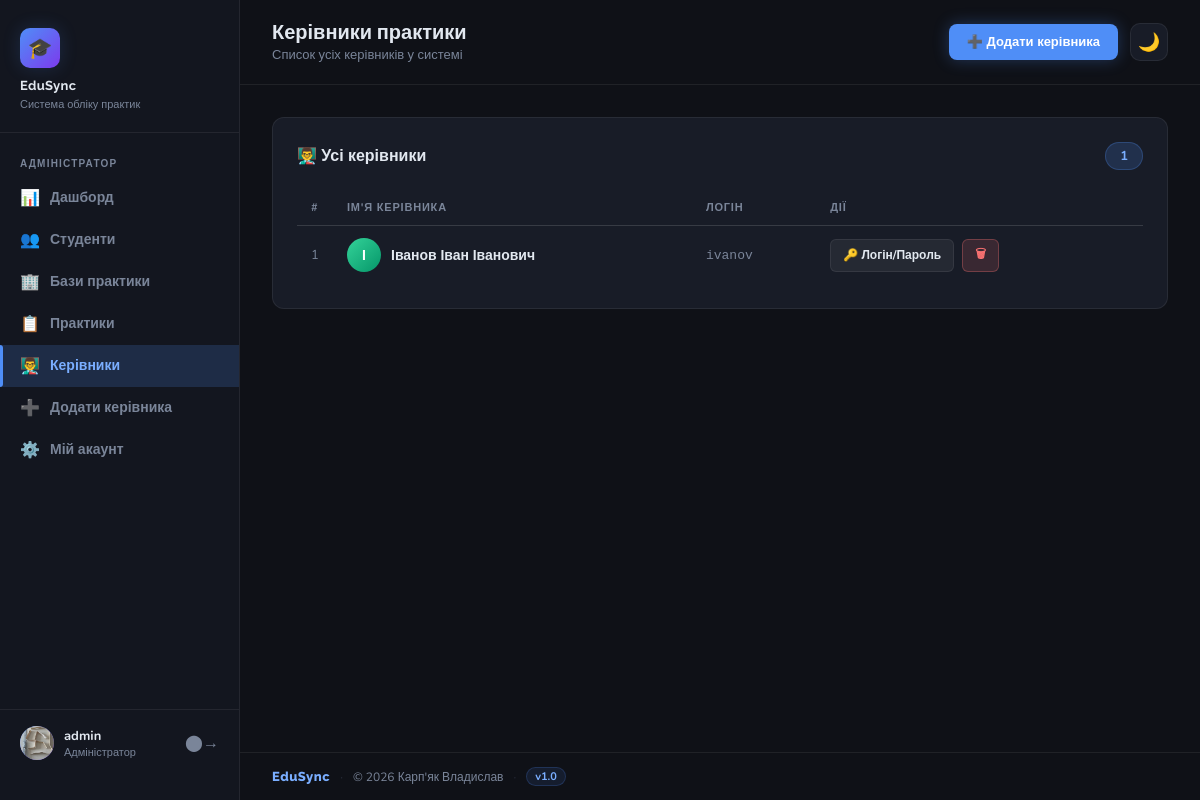
The page /admin/teachers (signed in) on the database its author committed.
### tables this page shows
CREATE TABLE teachers (
            id          INTEGER PRIMARY KEY AUTOINCREMENT,
            full_name   TEXT NOT NULL,
            user_id     INTEGER UNIQUE NOT NULL,
            FOREIGN KEY (user_id) REFERENCES users (id) ON DELETE CASCADE
        );

CREATE TABLE users (
            id               INTEGER PRIMARY KEY AUTOINCREMENT,
            login            TEXT UNIQUE NOT NULL,
            password_hash    TEXT NOT NULL,
            role             TEXT NOT NULL CHECK(role IN ('admin', 'teacher', 'student')),
            created_at       TIMESTAMP DEFAULT CURRENT_TIMESTAMP
        , avatar TEXT);

### app.py (the view)
@app.route('/admin/teachers')
@admin_required
def admin_teachers():
    teachers = get_all_teachers_with_logins()
    return render_template('admin/teachers.html', teachers=teachers)

### auth.py (called while the page is built)
def get_current_user_role():
    return session.get('user_role')

def is_logged_in():
    return 'user_id' in session

def admin_required(f):
    @wraps(f)
    def decorated_function(*args, **kwargs):
        if not is_logged_in():
            flash('Будь ласка, увійдіть у систему.', 'warning')
            return redirect(url_for('login'))
        if get_current_user_role() != 'admin':
            flash('У вас немає доступу до цієї сторінки.', 'danger')
            return redirect(url_for('dashboard'))
        return f(*args, **kwargs)
    return decorated_function

### database.py (called while the page is built)
def get_db_connection():
    conn = sqlite3.connect(DB_NAME)
    conn.execute('PRAGMA foreign_keys = ON')
    conn.row_factory = sqlite3.Row
    return conn

def get_all_teachers_with_logins():
    conn = get_db_connection()
    teachers = conn.execute('''
        SELECT teachers.*, users.login, users.id AS user_id
        FROM teachers
        JOIN users ON teachers.user_id = users.id
        ORDER BY teachers.full_name
    ''').fetchall()
    conn.close()
    return teachers

### templates/admin/teachers.html (shortened to what this page needs)
{% extends 'base.html' %}
{% block page_title %}Керівники практики{% endblock %}
{% block page_subtitle %}Список усіх керівників у системі{% endblock %}
{% block topbar_actions %}
    <a href="{{ url_for('admin_add_teacher') }}" class="btn btn-primary">➕ Додати керівника</a>
{% endblock %}
{% block content %}
<div class="card">
    <div class="card-header">
        <div class="card-title">👨‍🏫 Усі керівники</div>
        <span class="count-badge">{{ teachers | length }}</span>
    </div>
    {% if teachers %}
        <div class="table-wrap">
            <table>
                <thead>
                    <tr>
                        <th>#</th>
                        <th>Ім'я керівника</th>
                        <th>Логін</th>
                        <th>Дії</th>
                    </tr>
                </thead>
                <tbody>
                    {% for t in teachers %}
                    <tr>
                        <td class="row-num">{{ loop.index }}</td>
                        <td>
                            <div class="teacher-row">
                                <div class="avatar">{{ t.full_name[0].upper() }}</div>
                                <span class="teacher-name">{{ t.full_name }}</span>
                            </div>
                        </td>
                        <td class="login-cell">{{ t.login }}</td>
                        <td>
                            <div class="action-row">
                                <a href="{{ url_for('admin_edit_credentials', user_id=t.user_id) }}"
                                   class="btn btn-secondary btn-sm">🔑 Логін/Пароль</a>
                                <a href="{{ url_for('admin_delete_teacher', user_id=t.user_id) }}"
                                   class="btn btn-danger btn-sm"
                                   onclick="return confirm('Видалити керівника {{ t.full_name }}?')">
                                   🗑</a>
                            </div>
                        </td>
                    </tr>
                    {% endfor %}
                </tbody>
            </table>
        </div>
    {% endif %}
</div>
{% endblock %}

### templates/base.html (style rules this page uses)
:root { --bg: #0f1117; --bg-card: #181c27; --bg-sidebar: #13161f; --accent: #4f8ef7; --accent-light: #7aaeff; --accent-glow: rgba(79, 142, 247, 0.18); --success: #34d399; --warning: #fbbf24; --danger: #f87171; --info: #60a5fa; --text: #e2e8f0; --text-muted: #7a8599; --border: rgba(255,255,255,0.07); --sidebar-w: 240px; --radius: 12px; }
body, .sidebar, .card, .topbar, .form-control, .stat-card, .nav-link, .btn { transition: background-color 0.25s ease, color 0.25s ease, border-color 0.25s ease; }
*, *::before, *::after { box-sizing: border-box; margin: 0; padding: 0; }
body { font-family: 'Nunito', sans-serif; background: var(--bg); color: var(--text); min-height: 100vh; display: flex; }
a { color: var(--accent-light); text-decoration: none; }
.card { background: var(--bg-card); border: 1px solid var(--border); border-radius: var(--radius); padding: 24px; margin-bottom: 24px; }
.card-header { display: flex; align-items: center; justify-content: space-between; margin-bottom: 20px; }
.card-title { font-size: 16px; font-weight: 700; color: var(--text); }
.table-wrap { overflow-x: auto; }
table { width: 100%; border-collapse: collapse; font-size: 14px; }
thead th { text-align: left; padding: 10px 14px; font-size: 11px; font-weight: 700; text-transform: uppercase; letter-spacing: 0.8px; color: var(--text-muted); border-bottom: 1px solid var(--border); }
tbody tr { border-bottom: 1px solid var(--border); transition: background 0.15s; }
tbody tr:last-child { border-bottom: none; }
tbody td { padding: 12px 14px; color: var(--text); }
.btn { display: inline-flex; align-items: center; gap: 6px; padding: 9px 18px; border-radius: 8px; font-family: 'Nunito', sans-serif; font-size: 13px; font-weight: 700; cursor: pointer; border: none; transition: all 0.2s; text-decoration: none; }
.btn-primary { background: var(--accent); color: #fff; box-shadow: 0 0 16px rgba(79,142,247,0.3); }
.btn-secondary { background: rgba(255,255,255,0.06); color: var(--text); border: 1px solid var(--border); }
.btn-danger { background: rgba(248,113,113,0.15); color: var(--danger); border: 1px solid rgba(248,113,113,0.3); }
.btn-sm { padding: 5px 12px; font-size: 12px; border-radius: 6px; }

### templates/admin/teachers.html (style rules this page uses)
.count-badge { background: var(--accent-glow); color: var(--accent-light); border: 1px solid rgba(79,142,247,0.25); padding: 4px 14px; border-radius: 20px; font-size: 13px; font-weight: 700; }
.row-num { color: var(--text-muted); font-size: 13px; width: 36px; }
.teacher-row { display: flex; align-items: center; gap: 10px; }
.avatar { width: 34px; height: 34px; border-radius: 50%; background: linear-gradient(135deg, #34d399, #059669); display: flex; align-items: center; justify-content: center; font-size: 14px; font-weight: 700; color: #fff; flex-shrink: 0; }
.teacher-name { font-weight: 600; font-size: 14px; }
.login-cell { font-size: 13px; color: var(--text-muted); font-family: monospace; }
.action-row { display: flex; gap: 8px; }

### rows shown on the page
teachers: full_name "І", full_name "Іванов Іван Іванович", login "ivanov"

### other values the page prints
{{ session.get('user_login', '') }} "admin"
{{ teachers | length }} "1"
